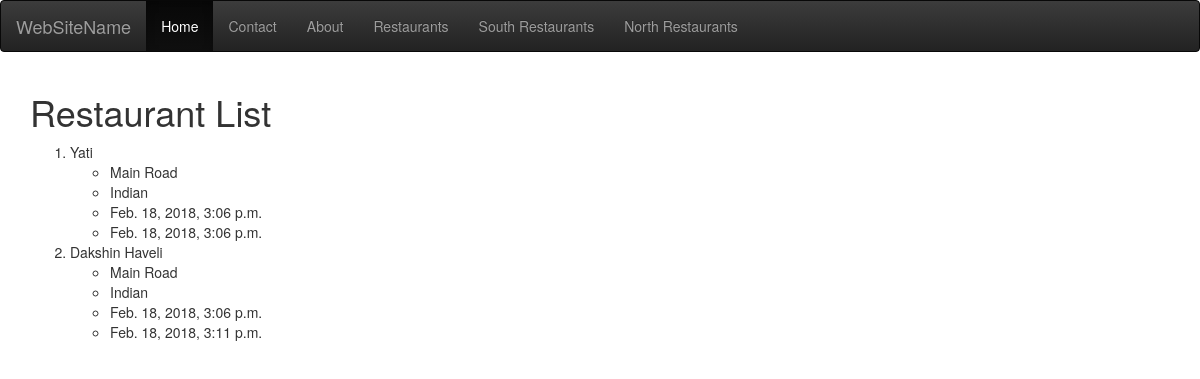
/restaurants/, run on an earlier commit of the app's database.
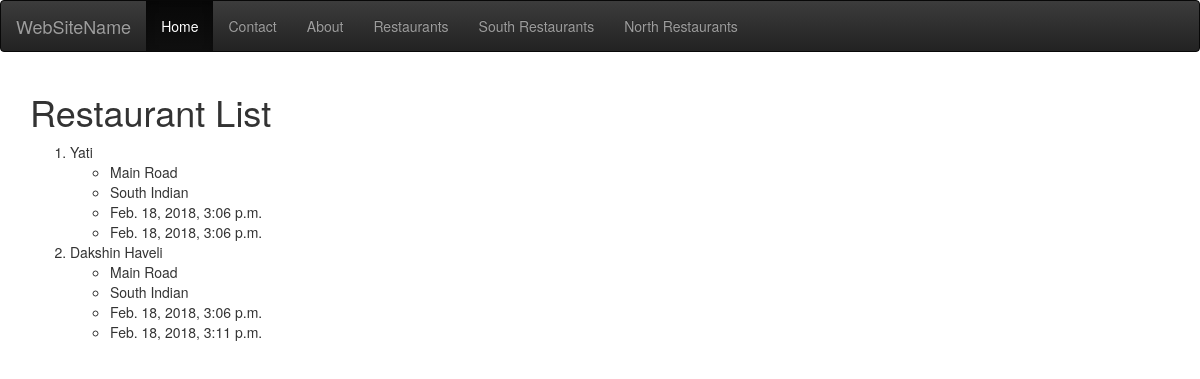
And on a later commit of the database.
### restaurants/models.py (models this page shows, shortened)
class RestaurantLocation(models.Model):
    name = models.CharField(max_length=120)
    location = models.CharField(max_length=120, null=True, blank=True)
    category = models.CharField(max_length=120, null=True, blank=True)
    timestamp = models.DateTimeField(auto_now_add=True)
    updated = models.DateTimeField(auto_now=True)

### restaurants/views.py (the view)
# urls.py: url(r'^restaurants/$', RestaurantListView.as_view()),
class RestaurantListView(ListView):
    template_name = 'restaurants/restaurant_list.html'
    queryset = RestaurantLocation.objects.all()

### restaurants/templates/restaurants/restaurant_list.html (shortened to what this page needs)
{% extends 'base.html' %}
{% block content %}
    <h1>Restaurant List</h1>
    <ol>
        {% for object in object_list %}
            <li>{{ object.name }}</li>
                <ul>
                    <li>{{ object.location }}</li>
                    <li>{{ object.category }}</li>
                    <li>{{ object.timestamp }}</li>
                    <li>{{ object.updated }}</li>
                </ul>
        {% endfor %}
    </ol>
{% endblock content %}

What changed in the data, as far as the page shows it:
changed RestaurantLocation "Yati": category "Indian" → "South Indian"
changed RestaurantLocation "Dakshin Haveli": category "Indian" → "South Indian"
